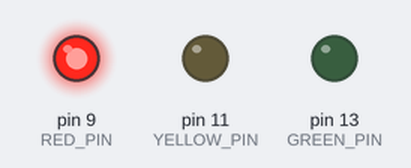
The sketch below on a simulated Arduino Uno, built with avr-gcc and run on an emulated ATmega328P. Shown: output pins drawn as LEDs (lit = HIGH).

Above: at 0.5 s.
At 1.5 s:
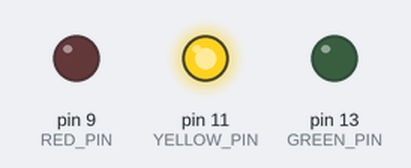
At 2.5 s:
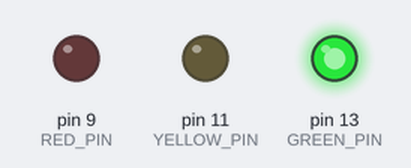
At 3.5 s:
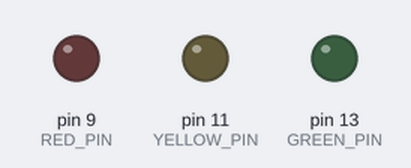
Timing chart, 0 to 5.2 s (numbered marks = the images above):
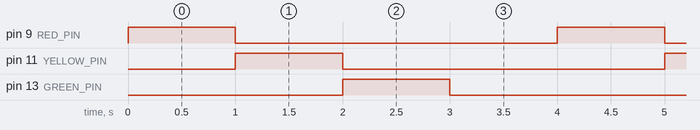

Measured:
- by itself, pin 9 (RED_PIN), pin 11 (YELLOW_PIN), pin 13 (GREEN_PIN): alternates HIGH for 1.0 s and LOW for 3.0 s
- by itself, everything shown: repeats every 4.0 s, in 4 steps

The sketch:

Arduino_LED_1.ino
```cpp
int RED_PIN =9 ;
int YELLOW_PIN = 11;
int GREEN_PIN = 13;
 void setup()
 {
  Serial.begin(9600);
  pinMode(RED_PIN, OUTPUT);
  pinMode(YELLOW_PIN, OUTPUT);
  pinMode(GREEN_PIN, OUTPUT);
 }
 void loop()
 {
  digitalWrite (RED_PIN, HIGH);
  delay (1000);
  digitalWrite (RED_PIN, LOW);

  digitalWrite (YELLOW_PIN, HIGH);
  delay (1000);
  digitalWrite (YELLOW_PIN, LOW);

  digitalWrite (GREEN_PIN , HIGH);
  delay (1000);
  digitalWrite (GREEN_PIN, LOW);

  delay(1000);

 }
```
